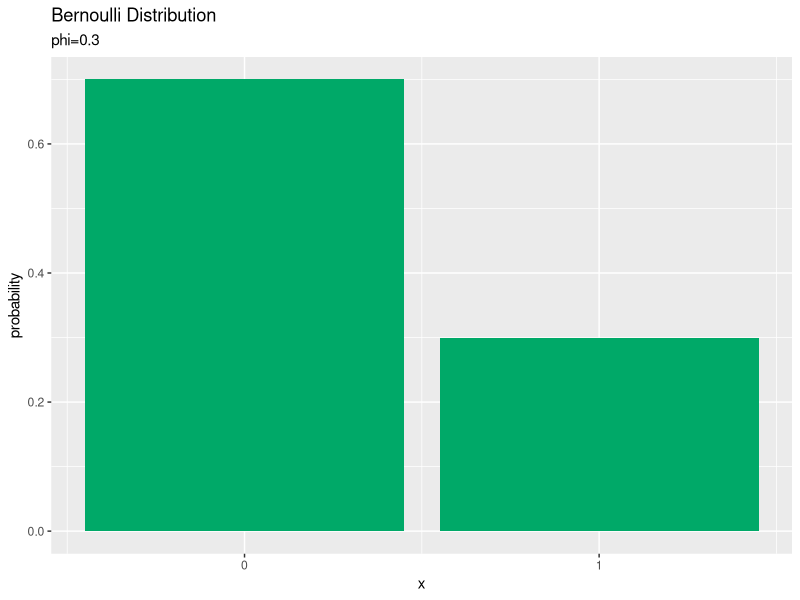
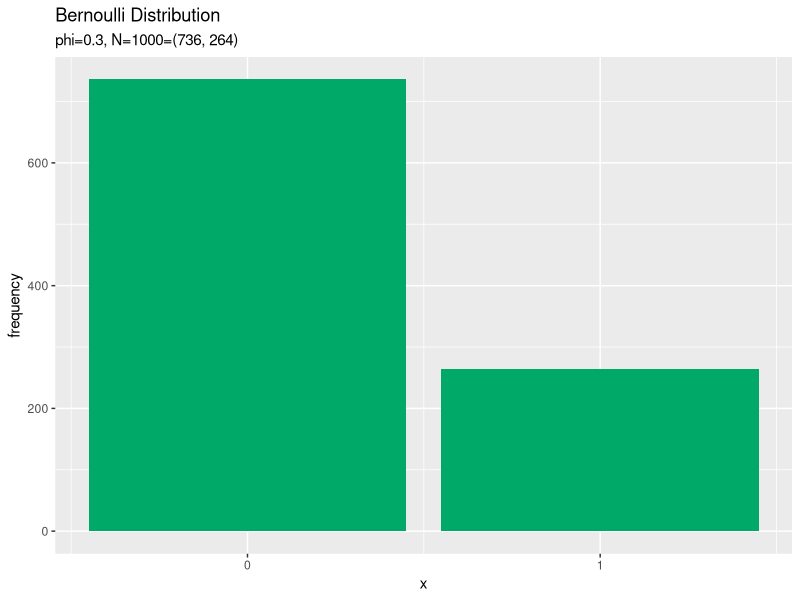
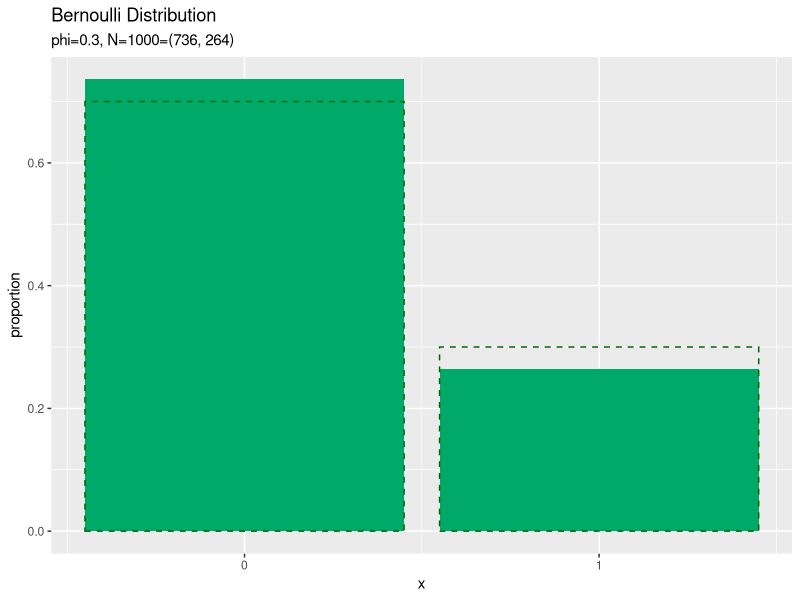
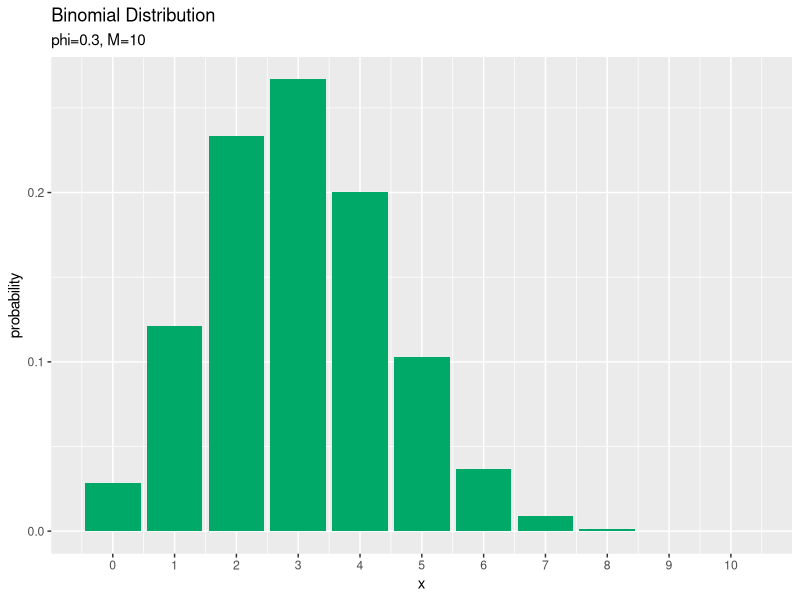
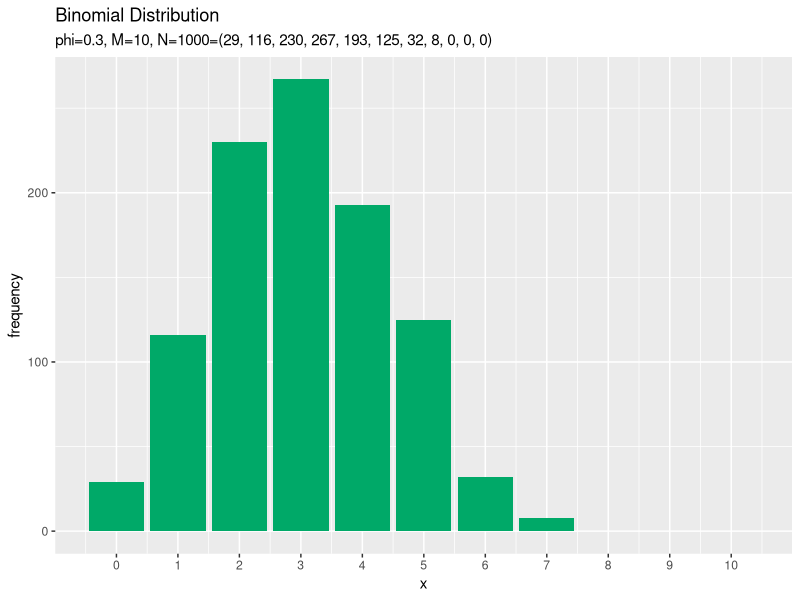
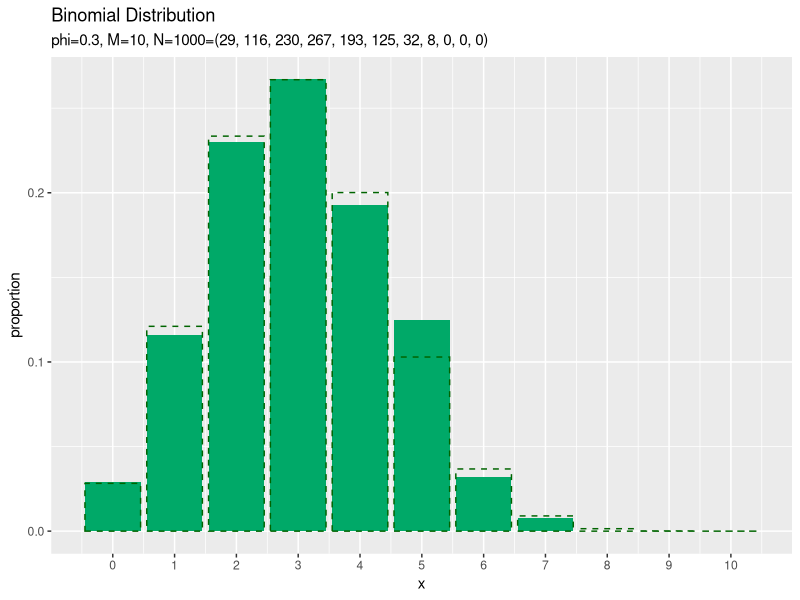

Generate these figures, in order, with R:
## ---- chunk 1
knitr::opts_chunk$set(
  echo = TRUE, 
  message = FALSE, error = FALSE, warning = FALSE, # メッセージを非表示
  fig.align = "center", # 画像を中央揃え
  fig.width = 5, fig.height = 4, # 画像のサイズ
  dev = "cairo_pdf", dev.args = list(family = "ipaexg"), # {ggplot2}に日本語を組み込む場合の対処
  class.source = "numberLines lineAnchors", # ソースを番号付けする
  class.output = "numberLines lineAnchors chunkout" # 出力を番号付けする
)
## ---- chunk 2
# レンダリング日時
Sys.time()
## ---- chunk 3
# 利用するパッケージ
library(tidyverse)
library(gganimate)
## ---- chunk 4
# パラメータを指定
phi <- 0.3

# 確率変数の値を指定
x <- 0
## ---- chunk 5
# 定義式により確率を計算
prob <- phi^x * (1 - phi)^(1 - x)
prob
## ---- chunk 6
# 対数をとった定義式により確率を計算
ln_prob <- x * log(phi) + (1 - x) * log(1 - phi)
prob <- exp(ln_prob)
prob; ln_prob
## ---- chunk 7
# 二項分布の関数により確率を計算
prob <- dbinom(x = x, size = 1, prob = phi)
prob
## ---- chunk 8
# 二項分布の対数をとった関数により確率を計算
ln_prob <- dbinom(x = x, size = 1, prob = phi, log = TRUE)
prob <- exp(ln_prob)
prob; ln_prob
## ---- chunk 9
# ベクトルに変換
phi_v <- c(1 - phi, phi)
x_v <- c(1 - x, x)
phi_v; x_v
## ---- chunk 10
# 多項分布の関数により確率を計算
prob <- dmultinom(x = x_v, size = 1, prob = phi_v)
prob
## ---- chunk 11
# 多項分布の対数をとった関数により確率を計算
ln_prob <- dmultinom(x = x_v, size = 1, prob = phi_v, log = TRUE)
prob <- exp(ln_prob)
prob; ln_prob
## ---- chunk 12
# インデックスにより確率を抽出
prob <- phi_v[x+1]
prob
## ---- chunk 13
# 平均を計算
E_x <- phi
E_x
## ---- chunk 14
# 分散を計算
V_x <- phi * (1 - phi)
V_x
## ---- chunk 15
# パラメータを指定
phi <- 0.3

# ベルヌーイ分布の情報を格納
prob_df <- tidyr::tibble(
  x = 0:1, # 確率変数
  probability = c(1 - phi, phi) # 確率
)
prob_df
## ---- chunk 16
# ベルヌーイ分布を作図
ggplot(data = prob_df, mapping = aes(x = x, y = probability)) + # データ
  geom_bar(stat = "identity", position = "dodge", fill = "#00A968") + # 分布
#  geom_vline(xintercept = E_x, color = "orange", size = 1, linetype = "dashed") + # 平均
#  geom_vline(xintercept = E_x - sqrt(V_x), color = "orange", size = 1, linetype = "dotted") + # 平均 - 標準偏差
#  geom_vline(xintercept = E_x + sqrt(V_x), color = "orange", size = 1, linetype = "dotted") + # 平均 + 標準偏差
  scale_x_continuous(breaks = 0:1, labels = 0:1) + # x軸目盛
  labs(title = "Bernoulli Distribution", 
       subtitle = paste0("phi=", phi)) # ラベル
## ---- chunk 17
# 作図用のphiの値を作成
phi_vals <- seq(from = 0, to = 1, by = 0.01)

# phiの値ごとに分布を計算
anime_prob_df <- tidyr::tibble()
for(phi in phi_vals) {
  # ベルヌーイ分布の情報を格納
  tmp_prob_df <- tidyr::tibble(
    x = 0:1, # 確率変数
    probability = c(1 - phi, phi), # 確率
    parameter = paste0("phi=", phi) %>% 
      as.factor() # フレーム切替用のラベル
  )
  
  # 結果を結合
  anime_prob_df <- rbind(anime_prob_df, tmp_prob_df)
}
head(anime_prob_df)
## ---- chunk 18
# パラメータを指定
phi <- 0.3

# データ数を指定
N <- 1000

# ベルヌーイ分布に従う乱数を生成
x_n <- rbinom(n = N, size = 1, prob = phi)
x_n[1:5]
## ---- chunk 19
# 乱数を集計して格納
freq_df <- tidyr::tibble(
  x = 0:1, # 確率変数
  frequency = c(sum(x_n == 0), sum(x_n == 1)), # 度数
  proportion = frequency / N # 構成比
)
freq_df
## ---- chunk 20
# サンプルのヒストグラムを作成
ggplot(data = freq_df, mapping = aes(x = x, y = frequency)) + # データ
  geom_bar(stat = "identity", position = "dodge", fill = "#00A968") + # ヒストグラム
  scale_x_continuous(breaks = 0:1, labels = 0:1) + # x軸目盛
  labs(title = "Bernoulli Distribution", 
       subtitle = paste0("phi=", phi, ", N=", N, "=(", sum(x_n == 0), ", ", sum(x_n == 1), ")")) # ラベル
## ---- chunk 21
# サンプルの構成比を作図
ggplot() + 
  geom_bar(data = freq_df, mapping = aes(x = x, y = proportion), 
           stat = "identity", position = "dodge", fill = "#00A968") + # 構成比
  geom_bar(data = prob_df, mapping = aes(x = x, y = probability), 
           stat = "identity", position = "dodge", alpha = 0, color = "darkgreen", linetype = "dashed") + # 真の分布
  scale_x_continuous(breaks = 0:1, labels = 0:1) + # x軸目盛
  labs(title = "Bernoulli Distribution", 
       subtitle = paste0("phi=", phi, ", N=", N, "=(", sum(x_n == 0), ", ", sum(x_n == 1), ")")) # ラベル
## ---- chunk 22
# 利用するパッケージ
library(tidyverse)
library(gganimate)
## ---- chunk 23
# パラメータを指定
phi <- 0.3

# 試行回数を指定
M <- 10

# 確率変数の値を指定:(x <= M)
x <- 3
## ---- chunk 24
# 定義式により確率を計算
C <- gamma(M + 1) / gamma(M - x + 1) / gamma(x + 1)
prob <- C * phi^x * (1 - phi)^(M - x)
prob
## ---- chunk 25
# 対数をとった定義式により確率を計算
ln_C <- lgamma(M + 1) - lgamma(M - x + 1) - lgamma(x + 1)
ln_prob <- ln_C + x * log(phi) + (M - x) * log(1 - phi)
prob <- exp(ln_prob)
prob; ln_prob
## ---- chunk 26
# 二項分布の関数により確率を計算
prob <- dbinom(x = x, size = M, prob = phi)
prob
## ---- chunk 27
# 二項分布の対数をとった関数により確率を計算
ln_prob <- dbinom(x = x, size = M, prob = phi, log = TRUE)
prob <- exp(ln_prob)
prob; ln_prob
## ---- chunk 28
# ベクトルに変換
phi_v <- c(1 - phi, phi)
x_v <- c(M - x, x)
phi_v; x_v
## ---- chunk 29
# 多項分布の関数により確率を計算
prob <- dmultinom(x = x_v, size = M, prob = phi_v)
prob
## ---- chunk 30
# 多項分布の対数をとった関数により確率を計算
ln_prob <- dmultinom(x = x_v, size = M, prob = phi_v, log = TRUE)
prob <- exp(ln_prob)
prob; ln_prob
## ---- chunk 31
# 平均を計算
E_x <- M * phi
E_x
## ---- chunk 32
# 分散を計算
V_x <- M * phi * (1 - phi)
V_x
## ---- chunk 33
# パラメータを指定
phi <- 0.3

# 試行回数を指定
M <- 10

# 作図用のxの値を作成
x_vals <- 0:M

# 二項分布の情報を格納
prob_df <- tidyr::tibble(
  x = x_vals, # 確率変数
  probability = dbinom(x = x_vals, size = M, prob = phi) # 確率
)
head(prob_df)
## ---- chunk 34
# 二項分布のグラフを作成
ggplot(data = prob_df, mapping = aes(x = x, y = probability)) + # データ
  geom_bar(stat = "identity", position = "dodge", fill = "#00A968") + # 分布
#  geom_vline(xintercept = E_x, color = "orange", size = 1, linetype = "dashed") + # 平均
#  geom_vline(xintercept = E_x - sqrt(V_x), color = "orange", size = 1, linetype = "dotted") + # 平均 - 標準偏差
#  geom_vline(xintercept = E_x + sqrt(V_x), color = "orange", size = 1, linetype = "dotted") + # 平均 + 標準偏差
  scale_x_continuous(breaks = 0:M, labels = 0:M) + # x軸目盛
  labs(title = "Binomial Distribution", 
       subtitle = paste0("phi=", phi, ", M=", M)) # ラベル
## ---- chunk 35
# 作図用のphiの値を作成
phi_vals <- seq(from = 0, to = 1, by = 0.01)

# phiの値ごとに分布を計算
anime_prob_df <- tidyr::tibble()
for(phi in phi_vals) {
  # 二項分布の情報を格納
  tmp_prob_df <- tidyr::tibble(
    x = x_vals, # 確率変数
    probability = dbinom(x = x_vals, size = M, prob = phi), # 確率
    parameter = paste0("phi=", phi, ", M=", M) %>% 
      as.factor() # フレーム切替用のラベル
  )
  
  # 結果を結合
  anime_prob_df <- rbind(anime_prob_df, tmp_prob_df)
}
head(anime_prob_df)
## ---- chunk 36
# パラメータを指定
phi <- 0.3

# 試行回数の最大値を指定
M_max <- 100

# Mの値ごとに確率を計算
anime_prob_df <- tidyr::tibble()
for(M in 1:M_max) {
  # 作図用のxの値を作成
  x_vals <- 0:M
  
  # 二項分布の情報を格納
  tmp_prob_df <- tidyr::tibble(
    x = x_vals, # 表の回数
    prob = dbinom(x = x_vals, size = M, prob = phi), # 確率
    parameter = paste0("phi=", phi, ", M=", M) %>% 
      as.factor() # フレーム切替用ラベル
  )
  
  # 計算結果を結合
  anime_prob_df <- rbind(anime_prob_df, tmp_prob_df)
}
head(anime_prob_df)
## ---- chunk 37
# パラメータを指定
phi <- 0.3

# 試行回数を指定
M <- 10

# データ数を指定
N <- 1000

# 二項分布に従う乱数を生成
x_n <- rbinom(n = N, size = M, prob = phi)
x_n[1:5]
## ---- chunk 38
# 乱数を集計して格納
freq_df <- tidyr::tibble(x = x_n) %>% # 乱数を格納
  dplyr::count(x, name = "frequency") %>% # 頻度を測定
  dplyr::right_join(tidyr::tibble(x = 0:M), by = "x") %>% # 確率変数列を追加
  dplyr::mutate(frequency = tidyr::replace_na(frequency, 0)) %>% # サンプルにない場合のNAを0に置換
  dplyr::mutate(proportion = frequency / N) # 構成比を計算
head(freq_df)
## ---- chunk 39
# サンプルのヒストグラムを作成
ggplot(data = freq_df, mapping = aes(x = x, y = frequency)) + # データ
  geom_bar(stat = "identity", position = "dodge", fill = "#00A968") + # ヒストグラム
  scale_x_continuous(breaks = 0:M, labels = 0:M) + # x軸目盛
  labs(title = "Binomial Distribution", 
       subtitle = paste0("phi=", phi, ", M=", M, 
                         ", N=", N, "=(", paste0(freq_df[["frequency"]], collapse = ", "), ")")) # ラベル
## ---- chunk 40
# サンプルの構成比を作図
ggplot() + 
  geom_bar(data = freq_df, mapping = aes(x = x, y = proportion), 
           stat = "identity", position = "dodge", fill = "#00A968") + # 構成比
  geom_bar(data = prob_df, mapping = aes(x = x, y = probability), 
           stat = "identity", position = "dodge", alpha = 0, color = "darkgreen", linetype = "dashed") + # 真の分布
  scale_x_continuous(breaks = 0:M, labels = 0:M) + # x軸目盛
  labs(title = "Binomial Distribution", 
       subtitle = paste0("phi=", phi, ", M=", M, 
                         ", N=", N, "=(", paste0(freq_df[["frequency"]], collapse = ", "), ")")) # ラベル
